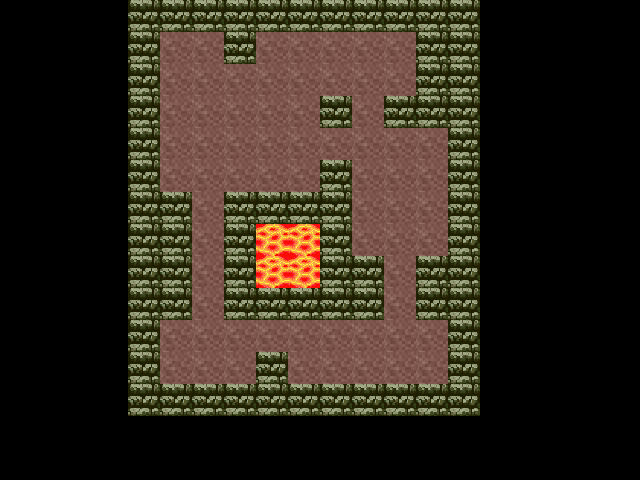

A 2D game scene composited from a Tiled map and its tileset images. What follows is a short description and the map's XML, with every tile layer's data as written:
An orthogonal 20x15 tile map with 32x32 px tiles, 2 tile layers (Grounds, Walls), 6 tilesets and 18 objects (6x Red, 6x Green, 5x Blue, Hero).

<map version="1.0" orientation="orthogonal" width="20" height="15" tilewidth="32" tileheight="32">
 <tileset firstgid="1" name="grounds" tilewidth="32" tileheight="32">
  <image source="../assets/images/grounds.png" width="128" height="128" />
 </tileset>
 <tileset firstgid="17" name="walls" tilewidth="32" tileheight="32">
  <image source="../assets/images/walls.png" width="128" height="96" />
 </tileset>
 <tileset firstgid="29" name="changers" tilewidth="32" tileheight="32">
  <image source="../assets/images/changers.png" width="96" height="32" />
 </tileset>
 <tileset firstgid="32" name="capsules" tilewidth="32" tileheight="32">
  <image source="../assets/images/capsules.png" width="96" height="64" />
 </tileset>
 <tileset firstgid="38" name="viruses" tilewidth="32" tileheight="32">
  <image source="../assets/images/viruses.png" width="96" height="128" />
 </tileset>
 <tileset firstgid="50" name="hero" tilewidth="32" tileheight="32">
  <image source="../assets/images/character.png" width="384" height="96" />
 </tileset>
 <layer name="Grounds" width="20" height="15">
  <data encoding="csv">
0,0,0,0,0,0,0,0,0,0,0,0,0,0,0,0,0,0,0,0,
0,0,0,0,0,6,6,6,6,6,6,6,6,6,0,0,0,0,0,0,
0,0,0,0,0,6,6,6,6,6,6,6,6,6,0,0,0,0,0,0,
0,0,0,0,0,6,6,6,6,6,6,6,6,6,0,0,0,0,0,0,
0,0,0,0,0,6,6,6,6,6,6,6,6,6,0,0,0,0,0,0,
0,0,0,0,0,6,6,6,6,6,6,6,6,6,0,0,0,0,0,0,
0,0,0,0,0,6,6,6,6,6,6,6,6,6,0,0,0,0,0,0,
0,0,0,0,0,6,6,6,5,5,6,6,6,6,0,0,0,0,0,0,
0,0,0,0,0,6,6,6,5,5,6,6,6,6,0,0,0,0,0,0,
0,0,0,0,0,6,6,6,6,6,6,6,6,6,0,0,0,0,0,0,
0,0,0,0,0,6,6,6,6,6,6,6,6,6,0,0,0,0,0,0,
0,0,0,0,0,6,6,6,6,6,6,6,6,6,0,0,0,0,0,0,
0,0,0,0,0,0,0,0,0,0,0,0,0,0,0,0,0,0,0,0,
0,0,0,0,0,0,0,0,0,0,0,0,0,0,0,0,0,0,0,0,
0,0,0,0,0,0,0,0,0,0,0,0,0,0,0,0,0,0,0,0
</data>
 </layer>
 <layer name="Walls" width="20" height="15">
  <data encoding="csv">
0,0,0,0,17,17,17,17,17,17,17,17,17,17,17,0,0,0,0,0,
0,0,0,0,17,0,0,17,0,0,0,0,0,17,17,0,0,0,0,0,
0,0,0,0,17,0,0,0,0,0,0,0,0,17,17,0,0,0,0,0,
0,0,0,0,17,0,0,0,0,0,17,0,17,17,17,0,0,0,0,0,
0,0,0,0,17,0,0,0,0,0,0,0,0,0,17,0,0,0,0,0,
0,0,0,0,17,0,0,0,0,0,17,0,0,0,17,0,0,0,0,0,
0,0,0,0,17,17,0,17,17,17,17,0,0,0,17,0,0,0,0,0,
0,0,0,0,17,17,0,17,0,0,17,0,0,0,17,0,0,0,0,0,
0,0,0,0,17,17,0,17,0,0,17,17,0,17,17,0,0,0,0,0,
0,0,0,0,17,17,0,17,17,17,17,17,0,17,17,0,0,0,0,0,
0,0,0,0,17,0,0,0,0,0,0,0,0,0,17,0,0,0,0,0,
0,0,0,0,17,0,0,0,17,0,0,0,0,0,17,0,0,0,0,0,
0,0,0,0,17,17,17,17,17,17,17,17,17,17,17,0,0,0,0,0,
0,0,0,0,0,0,0,0,0,0,0,0,0,0,0,0,0,0,0,0,
0,0,0,0,0,0,0,0,0,0,0,0,0,0,0,0,0,0,0,0
</data>
 </layer>
 <objectgroup name="Changers" width="20" height="15">
  <object name="Red" gid="29" x="160" y="64">
   <properties>
    <property name="type" value="red" />
   </properties>
  </object>
  <object name="Blue" gid="30" x="416" y="384">
   <properties>
    <property name="type" value="blue" />
   </properties>
  </object>
  <object name="Green" gid="31" x="416" y="192">
   <properties>
    <property name="type" value="green" />
   </properties>
  </object>
  <object name="Red" gid="29" x="416" y="160">
   <properties>
    <property name="type" value="red" />
   </properties>
  </object>
  <object name="Green" gid="31" x="192" y="64">
   <properties>
    <property name="type" value="green" />
   </properties>
  </object>
 </objectgroup>
 <objectgroup name="Capsules" width="20" height="15">
  <object name="Blue" gid="33" x="352" y="128">
   <properties>
    <property name="type" value="blue" />
   </properties>
  </object>
  <object name="Green" gid="34" x="320" y="160">
   <properties>
    <property name="type" value="green" />
   </properties>
  </object>
  <object name="Red" gid="32" x="192" y="160">
   <properties>
    <property name="type" value="red" />
   </properties>
  </object>
  <object name="Red" gid="32" x="288" y="128">
   <properties>
    <property name="type" value="red" />
   </properties>
  </object>
  <object name="Green" gid="34" x="256" y="352">
   <properties>
    <property name="type" value="green" />
   </properties>
  </object>
  <object name="Blue" gid="33" x="384" y="352">
   <properties>
    <property name="type" value="blue" />
   </properties>
  </object>
 </objectgroup>
 <objectgroup name="Viruses" width="20" height="15">
  <object name="Green" gid="40" x="384" y="64">
   <properties>
    <property name="type" value="green" />
   </properties>
  </object>
  <object name="Blue" gid="39" x="160" y="128">
   <properties>
    <property name="type" value="blue" />
   </properties>
  </object>
  <object name="Red" gid="38" x="288" y="192">
   <properties>
    <property name="type" value="red" />
   </properties>
  </object>
  <object name="Red" gid="38" x="192" y="384">
   <properties>
    <property name="type" value="red" />
   </properties>
  </object>
  <object name="Blue" gid="39" x="288" y="64">
   <properties>
    <property name="type" value="blue" />
   </properties>
  </object>
  <object name="Green" gid="40" x="416" y="256">
   <properties>
    <property name="type" value="green" />
   </properties>
  </object>
 </objectgroup>
 <objectgroup name="Hero" width="20" height="15">
  <object name="Hero" gid="74" x="256" y="128">
   <properties>
    <property name="color" value="green" />
   </properties>
  </object>
 </objectgroup>
</map>
